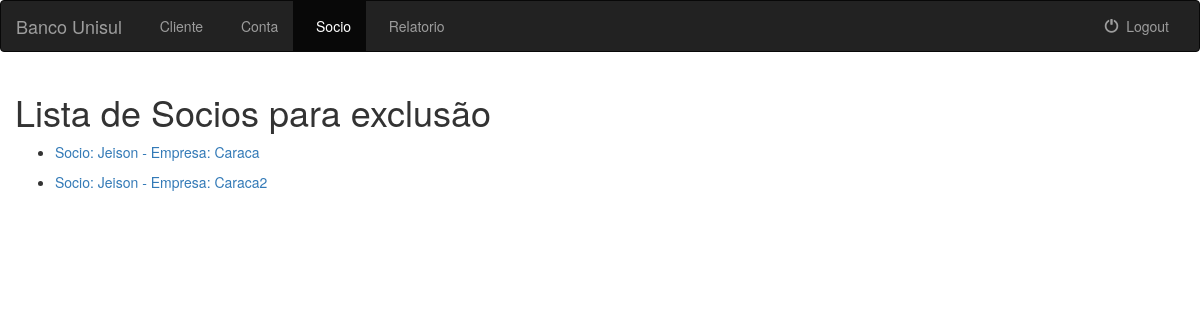
/listaclientespjexclui/ (signed in), run on an earlier commit of the app's database.
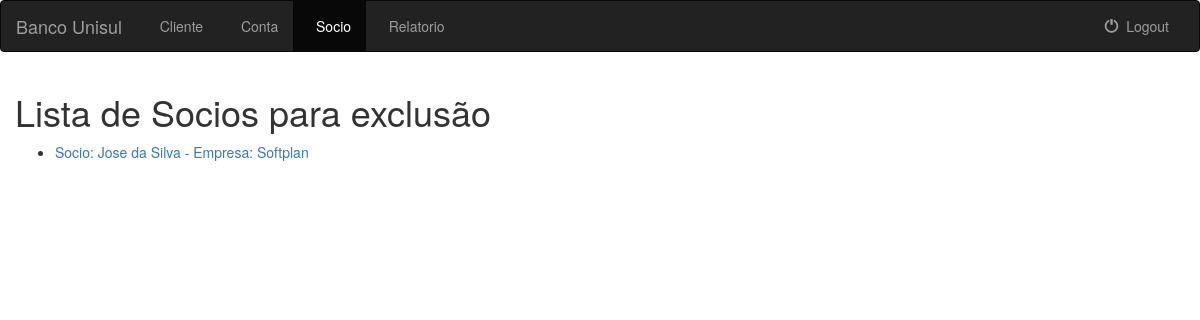
And on a later commit of the database.
### banco_unisul/models.py (models this page shows, shortened)
class Socio(models.Model):
    cliente = models.ForeignKey(ClientePF, on_delete=models.CASCADE)
    empresa = models.ForeignKey(ClientePJ, on_delete=models.CASCADE)
    class Meta:
        unique_together = (('cliente', 'empresa'),)
    def __str__(self):
        return 'Socio: ' + self.cliente.nome + ' - Empresa: ' + self.empresa.nome

class Cliente(models.Model):
    nome = models.CharField(max_length=200)
    endereco = models.CharField(max_length=200)
    class META:
        abstract = True

### banco_unisul/views.py (the view)
# urls.py: url(r'^listaclientespjexclui/$', views.SocioExclusao.as_view(), name='listaclientespjexclui'),
class SocioExclusao(LoginRequiredMixin, generic.ListView):
    model = Socio
    template_name = 'banco_unisul/listaexcluisocio.html'
    context_object_name = 'todos_socios'
    def get_queryset(self):
        return Socio.objects.all().select_related("cliente")

### templates/banco_unisul/listaexcluisocio.html (shortened to what this page needs)
{% extends 'banco_unisul/baseinterno.html' %}
{% block cad_socio %}active{% endblock %}
{% block body %}
    {% if todos_socios %}
        <h1 class="col-sm-12">Lista de Socios para exclusão</h1>
        {% for socio in todos_socios %}
            <div class="col-sm-10">
                <ul>
                    <li><a href="{% url 'banco_unisul:exc_socio-delete' socio.id %}">{{ socio }}</a></li>
                </ul>
            </div>
        {% endfor %}
    {% else %}
        <div>
            <h2>
                Não existe sócios cadastrados.
            </h2>
        </div>
    {% endif %}
{% endblock %}

What changed in the data, as far as the page shows it:
removed Socio: cliente+empresa "Socio: Jeison - Empresa: Caraca"
removed Socio: cliente+empresa "Socio: Jeison - Empresa: Caraca2"
added Socio: cliente+empresa "Socio: Jose da Silva - Empresa: Softplan"
